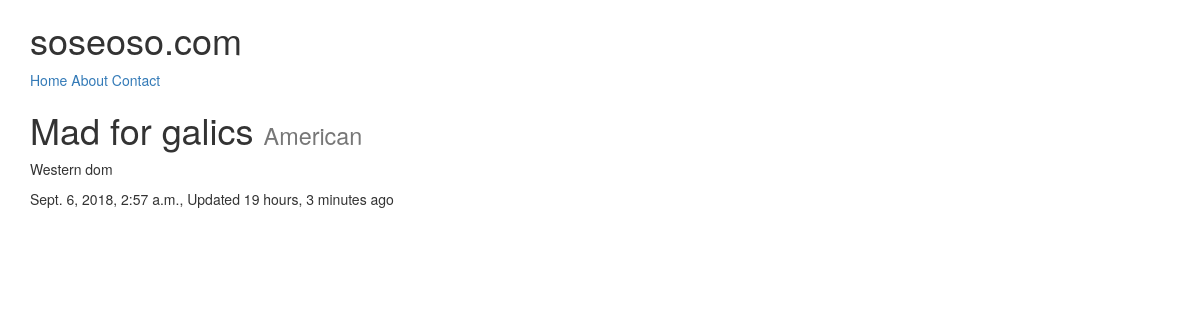
The page /restaurants/mad-for-galics/ on the database its author committed.
### restaurants/models.py (models this page shows, shortened)
class RestaurantLocation(models.Model):
    name            = models.CharField(max_length=120)
    location        = models.CharField(max_length=120, null=True, blank=True)
    category        = models.CharField(max_length=120, null=True, blank=True, validators=[validate_category])
    timestamp       = models.DateTimeField(auto_now_add=True)
    updated         = models.DateTimeField(auto_now=True)
    slug            = models.SlugField(null=True, blank=True)
    @property
    def title(self):
        return self.name

### restaurants/views.py (the view)
# urls.py: url(r'^restaurants/(?P<slug>[\w-]+)/$', RestaurantDetailView.as_view()),
class RestaurantDetailView(DetailView):
	queryset = RestaurantLocation.objects.all() #filter(category__iexact='asian')

### restaurants/templates/restaurants/restaurantlocation_detail.html (shortened to what this page needs)
{% extends "base.html" %}
{% block content %}
<h1>{{ object.title }} <small>{{ object.category }}</small></h1>
<p>{{ object.location }}</p>
<p>{{ object.timestamp }}, Updated {{ object.updated|timesince }} ago </p>
{% endblock %}

### rows shown on the page
RestaurantLocation: title "Mad for galics", category "American", location "Western dom", timestamp "Sept. 6, 2018, 2:57 a.m.", updated "19 hours, 3 minutes"
